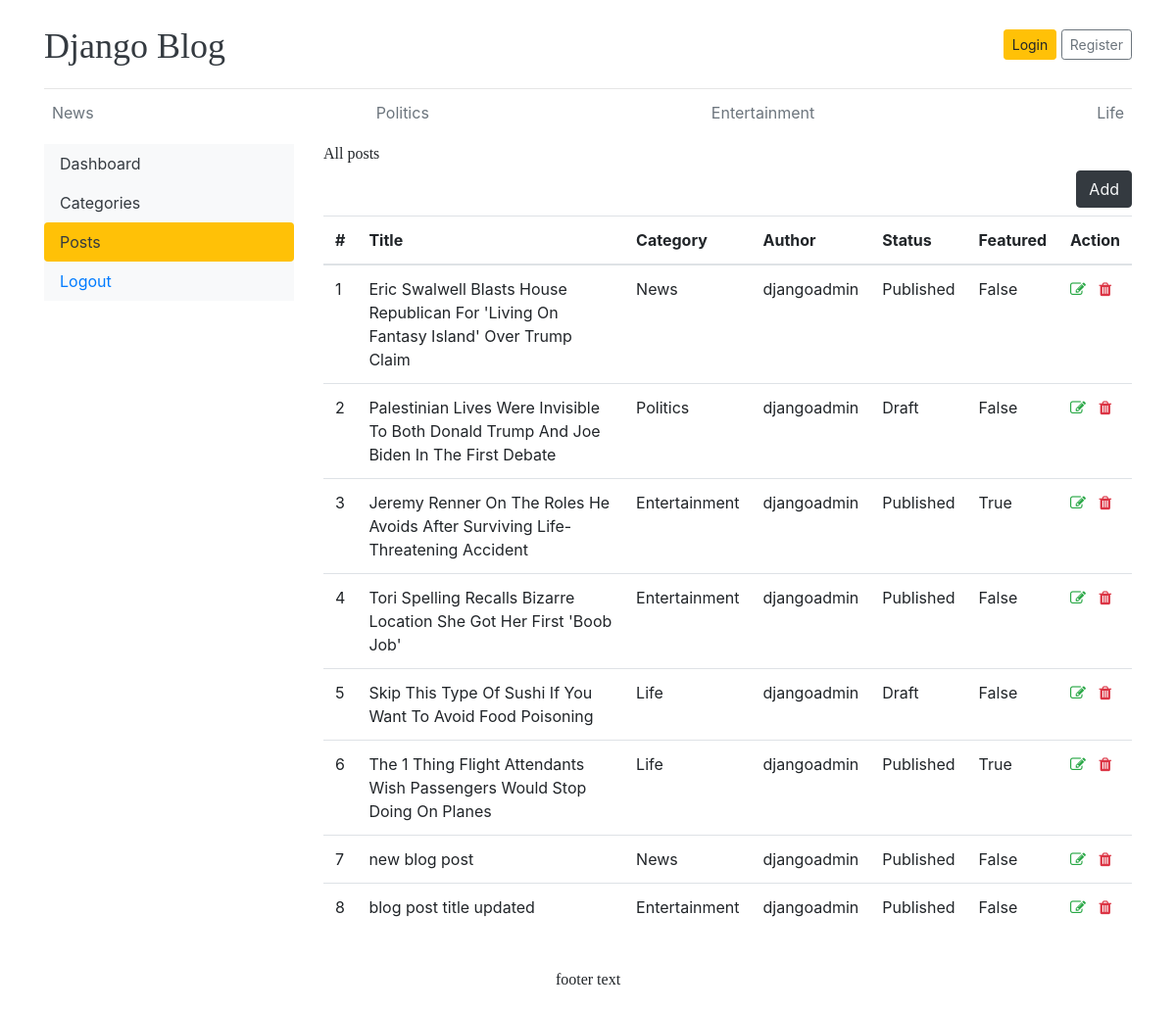
The app's page /dashboard/posts/ with its own data.
### blogs/models.py (models this page shows, shortened)
class Category(models.Model):
    category_name = models.CharField(max_length=50, unique=True)
    created_at = models.DateTimeField(auto_now_add=True)
    updated_at = models.DateTimeField(auto_now=True)
    class Meta:
        verbose_name_plural = 'Categories'
    def __str__(self):
        return self.category_name

class Blog(models.Model):
    title = models.CharField(max_length=100)
    slug = models.SlugField(max_length=150, unique=True, blank=True)
    category = models.ForeignKey(Category, on_delete=models.CASCADE)
    author = models.ForeignKey(User, on_delete=models.CASCADE)
    featured_image = models.ImageField(upload_to='uploads/%Y/%m/%d')
    short_description = models.TextField(max_length=500)
    blog_body = models.TextField(max_length=2000)
    status = models.CharField(max_length=20, choices=STATUS_CHOICES, default='Draft')
    is_featured = models.BooleanField(default=False)
    created_at = models.DateTimeField(auto_now_add=True)
    updated_at = models.DateTimeField(auto_now=True)

### dashboards/views.py (the view)
# urls.py: path('posts/', views.posts, name='posts'),
def posts(request):
    posts = Blog.objects.all()
    context = {
        'posts': posts
    }
    return render(request, 'dashboard/posts.html', context)

### blogs/context_processors.py (called while the page is built)
def get_categories(request):
    categories = Category.objects.all()
    return dict(categories=categories)

### templates/dashboard/posts.html (shortened to what this page needs)
{% extends 'base.html' %}
{% block content %}
<div class="row">
    {% include 'dashboard/sidebar.html' %}
    <div class="col-md-9">
        <h6>All posts</h6>
        <a href="{% url 'add_post' %}" class="btn btn-dark text-light float-right mb-2">Add</a>
        <table class="table table-hover">
            <thead>
              <tr>
                <th scope="col">#</th>
                <th scope="col">Title</th>
                <th scope="col">Category</th>
                <th scope="col">Author</th>
                <th scope="col">Status</th>
                <th scope="col">Featured</th>
                <th scope="col">Action</th>
              </tr>
            </thead>
            <tbody>
                {% for post in posts %}
                    <tr>
                        <td>{{ forloop.counter }}</th>
                        <td>{{ post.title}}</td>
                        <td>{{ post.category }}</td>
                        <td>{{ post.author }}</td>
                        <td>{{ post.status }}</td>
                        <td>{{ post.is_featured }}</td>
                        <td >
                            <a href="{% url 'edit_post' post.id %}">
                                <i class="fa fa-edit text-success"></i>
                            </a>
                            <a href="{% url 'delete_post' post.id %}">
                                <i class="fa fa-trash text-danger"></i>
                            </a>
                        </td>
                    </tr>
                {% endfor %}
            </tbody>
          </table>
    </div>
</div>
{% endblock %}

### templates/base.html (shortened to what this page needs)
{% load static %}
<!DOCTYPE html>
<html lang="en">
<head>
    <link href="https://getbootstrap.com/docs/4.0/dist/css/bootstrap.min.css" rel="stylesheet">
    <link rel="stylesheet" href="https://cdnjs.cloudflare.com/ajax/libs/font-awesome/4.7.0/css/font-awesome.min.css">
    <link href="{% static 'css/blog.css' %}" rel="stylesheet">
  </head>
    <body>
        <div class="container">
        <header class="blog-header py-3">
            <div class="row flex-nowrap justify-content-between align-items-center">
            <div class="col-8 pt-1">
                <a class="blog-header-logo text-dark" href="/">Django Blog</a>
            </div>
            <div class="col-4 d-flex justify-content-end align-items-center">
                {% if not user.is_authenticated %}
                <a class="btn btn-sm btn-warning" href="{% url 'login' %}">Login</a> &nbsp;
                <a class="btn btn-sm btn-outline-secondary" href="{% url 'register' %}">Register</a>
                {% else %}
                <div><a href="{% url 'dashboard' %}" >Dashboard</a></div>
                &emsp;
                <span><a href="{% url 'logout' %}">Logout</a></span>
                {% endif %}
            </div>
            </div>
        </header>
        <div class="nav-scroller py-1 mb-2">
            <nav class="nav d-flex justify-content-between">
            {% for category in categories %}
            <a href="{% url 'posts_by_category' category.pk %}" class="p-2 text-muted" href="#">{{ category.category_name }}</a>
            {% endfor %}
            </nav>
        </div>
{% block content %}
{% endblock %}
    <footer class="text-center my-4">
        <h6>footer text</h6>
    </footer>
</div>
</body>
</html>

### blog_main/static/css/blog.css (style rules this page uses)
.blog-header { border-bottom: 1px solid #e5e5e5; }
.blog-header-logo { font-family: "Playfair Display", Georgia, "Times New Roman", serif; font-size: 2.25rem; }
h1, h2, h3, h4, h5, h6 { font-family: "Playfair Display", Georgia, "Times New Roman", serif; }

### records on screen
Category: category_name "News"
Category: category_name "Politics"
Category: category_name "Entertainment"
Category: category_name "Life"
Blog: title "Eric Swalwell Blasts House Republican For 'Living On Fantasy Island' Over Trump Claim", category "News", author "djangoadmin", status "Published", is_featured "False"
Blog: title "Palestinian Lives Were Invisible To Both Donald Trump And Joe Biden In The First Debate", category "Politics", author "djangoadmin", status "Draft", is_featured "False"
Blog: title "Jeremy Renner On The Roles He Avoids After Surviving Life-Threatening Accident", category "Entertainment", author "djangoadmin", status "Published", is_featured "True"
Blog: title "Tori Spelling Recalls Bizarre Location She Got Her First 'Boob Job'", category "Entertainment", author "djangoadmin", status "Published", is_featured "False"
Blog: title "Skip This Type Of Sushi If You Want To Avoid Food Poisoning", category "Life", author "djangoadmin", status "Draft", is_featured "False"
Blog: title "The 1 Thing Flight Attendants Wish Passengers Would Stop Doing On Planes", category "Life", author "djangoadmin", status "Published", is_featured "True"
Blog: title "new blog post", category "News", author "djangoadmin", status "Published", is_featured "False"
Blog: title "blog post title updated", category "Entertainment", author "djangoadmin", status "Published", is_featured "False"
